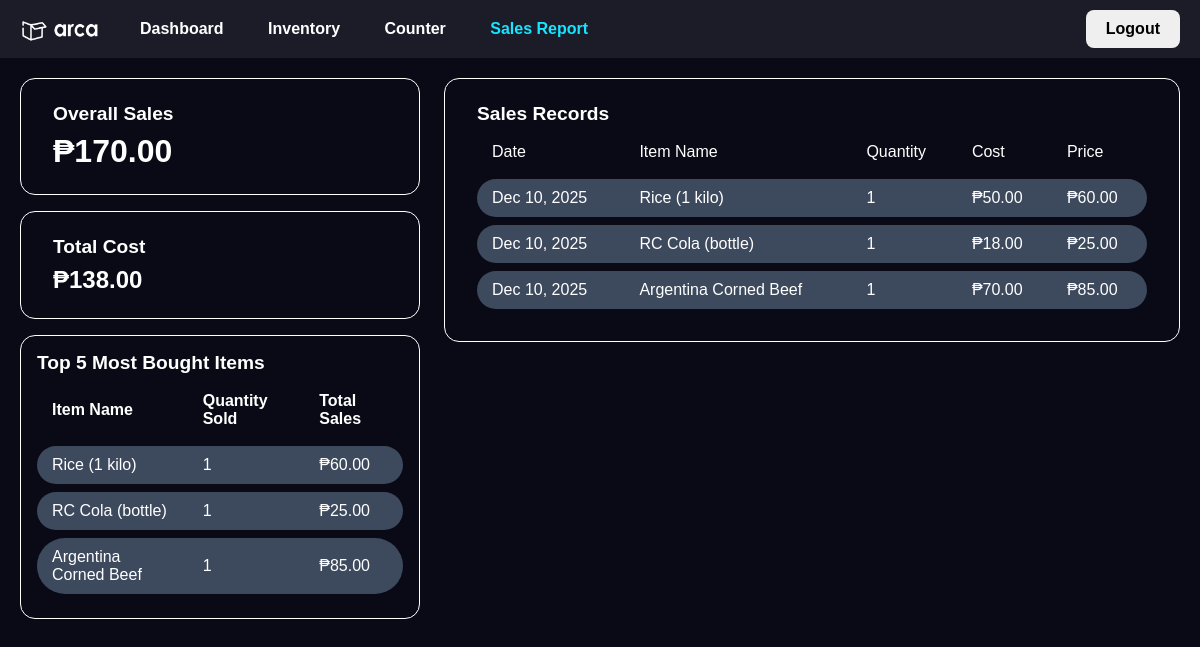
/client/pages/sales.php (signed in), run on the app's committed database.
### tables this page shows
CREATE TABLE `sales` (
  `sale_id` int(11) NOT NULL,
  `sale_date` date NOT NULL,
  `total_sales` decimal(10,2) NOT NULL,
  `total_items` int(11) NOT NULL,
  `total_cost` decimal(10,2) NOT NULL,
  `user_id_fk` int(11) NOT NULL,
  `item_name` varchar(256) NOT NULL
);

### server/utils/sanitize.php (called while the page is built, shortened)
<?php
function sanitize_int(mixed $value): int|false {
    $filtered = filter_var($value, FILTER_VALIDATE_INT);
    return $filtered !== false ? (int)$filtered : false;
}

### server/queries/sales_queries.php (called while the page is built, shortened)
<?php
function get_sales_totals(mysqli $conn, int $user_id): array {
    $stmt = $conn->prepare("
        SELECT
            COALESCE(SUM(total_sales), 0) AS total_sales,
            COALESCE(SUM(total_cost), 0)  AS total_cost
        FROM sales
        WHERE user_id_fk = ?
    ");
    $stmt->bind_param("i", $user_id);
    $stmt->execute();
    $result = $stmt->get_result()->fetch_assoc();
    return $result ?? ['total_sales' => 0, 'total_cost' => 0];
}
function get_top_items(mysqli $conn, int $user_id): array {
    $stmt = $conn->prepare("
        SELECT
            item_name,
            SUM(total_items) AS total_items,
            SUM(total_cost)  AS total_cost,
            SUM(total_sales) AS total_sales
        FROM sales
        WHERE user_id_fk = ?
        GROUP BY item_name
        ORDER BY total_items DESC
        LIMIT 5
    ");
    $stmt->bind_param("i", $user_id);
    $stmt->execute();
    $rows = $stmt->get_result()->fetch_all(MYSQLI_ASSOC);
    return $rows;
}
function get_sales_records(mysqli $conn, int $user_id): array {
    $stmt = $conn->prepare("
        SELECT sale_date, item_name, total_sales, total_cost, total_items
        FROM sales
        WHERE user_id_fk = ?
        ORDER BY sale_date DESC
    ");
    $stmt->bind_param("i", $user_id);
    $stmt->execute();
    $rows = $stmt->get_result()->fetch_all(MYSQLI_ASSOC);
    return $rows;
}

### client/pages/sales.php (the view, shortened to what this page needs)
<?php
require_once __DIR__ . '/../../config/connect.php';
require_once __DIR__ . '/../../server/utils/sanitize.php';
require_once __DIR__ . '/../../server/queries/sales_queries.php';
$user_id = sanitize_int($_SESSION['user_id']);
$totals       = get_sales_totals($conn, $user_id);
$top_items    = get_top_items($conn, $user_id);
$sales_records = get_sales_records($conn, $user_id);
?>
<!DOCTYPE html>
<html lang="en">
<head>
    <link rel="stylesheet" href="../assets/css/sales.css">
</head>
<body>
<header>
    <div class="left">
        <div class="logo"><img src="../assets/img/arca.png" alt="Arca Logo"></div>
        <nav>
            <a href="dashboard.php">Dashboard</a>
            <a href="inventory.php">Inventory</a>
            <a href="counter.php">Counter</a>
            <a href="sales.php" class="active">Sales Report</a>
        </nav>
    </div>
    <div class="logout">
        <form action="../../server/auth/logout.php" method="post">
            <button type="submit">Logout</button>
        </form>
    </div>
</header>
<div class="dashboard-container">
    <div class="left_box">
        <div class="card overall-sales">
            <p>Overall Sales</p>
            <h1>₱<?= number_format($totals['total_sales'], 2) ?></h1>
        </div>
        <div class="card cost">
            <p>Total Cost</p>
            <h2>₱<?= number_format($totals['total_cost'], 2) ?></h2>
        </div>
        <div class="card most-bought">
            <p>Top 5 Most Bought Items</p>
            <table>
                <thead>
                    <tr>
                        <th>Item Name</th>
                        <th>Quantity Sold</th>
                        <th>Total Sales</th>
                    </tr>
                </thead>
                <tbody>
                    <?php foreach ($top_items as $item): ?>
                    <tr>
                        <td><?= htmlspecialchars($item['item_name'], ENT_QUOTES, 'UTF-8') ?></td>
                        <td><?= (int)$item['total_items'] ?></td>
                        <td>₱<?= number_format($item['total_sales'], 2) ?></td>
                    </tr>
                    <?php endforeach; ?>
                </tbody>
            </table>
        </div>
    </div>
    <div class="right">
        <div class="card sales-table">
            <p>Sales Records</p>
            <table>
                <thead>
                    <tr>
                        <th>Date</th>
                        <th>Item Name</th>
                        <th>Quantity</th>
                        <th>Cost</th>
                        <th>Price</th>
                    </tr>
                </thead>
                <tbody>
                    <?php foreach ($sales_records as $sale): ?>
                    <tr>
                        <td><?= date('M d, Y', strtotime($sale['sale_date'])) ?></td>
                        <td><?= htmlspecialchars($sale['item_name'], ENT_QUOTES, 'UTF-8') ?></td>
                        <td><?= (int)$sale['total_items'] ?></td>
                        <td>₱<?= number_format($sale['total_cost'], 2) ?></td>
                        <td>₱<?= number_format($sale['total_sales'], 2) ?></td>
                    </tr>
                    <?php endforeach; ?>
                </tbody>
            </table>
        </div>
    </div>
</div>
</body>
</html>

### client/assets/css/sales.css (style rules this page uses)
* { margin: 0; padding: 0; box-sizing: border-box; font-family: sans-serif; }
body { background: #0A0A16; color: #fff; padding: 0; }
header { width: 100%; background: #1c1c29; padding: 10px 20px; display: flex; justify-content: space-between; align-items: center; margin-bottom: 20px; }
header .left { display: flex; align-items: center; gap: 20px; color: #000; }
header nav a { margin-left: 20px; text-decoration: none; color: #000; font-size: 1rem; }
.logout { display: inline; margin-left: 20px; }
.logout button { display: inline; text-decoration: none; color: #000; font-size: 1rem; cursor: pointer; }
header .logo img { margin-top: 10%; width: 80px; height: auto; }
.dashboard-container { display: flex; gap: 1.5rem; margin: 20px; }
.left_box { width: 400px; display: flex; flex-direction: column; gap: 1rem; }
.right { flex: 1; }
.card { color: #fff; padding: 1.5rem 2rem; border-radius: 15px; border: 1.5px solid rgb(255, 255, 255); }
.card h1, .card h2, .card h3 { margin-top: 0.5rem; }
.card p { font-weight: bold; font-size: 1.2rem; }
.sales-table table { border-collapse: separate; border-spacing: 0 8px; width: 100%; min-width: 500px; }
.sales-table th, .sales-table td { padding: 10px 15px; text-align: left; color: #fff; }
.sales-table th { font-weight: normal; }
.sales-table td { background: #3d495d; }
.sales-table td:first-child { border-top-left-radius: 50px; border-bottom-left-radius: 50px; }
.sales-table td:last-child { border-top-right-radius: 50px; border-bottom-right-radius: 50px; }
.most-bought { max-height: 350px; overflow-y: auto; padding: 1rem; }
.most-bought table { width: 100%; border-collapse: separate; border-spacing: 0 8px; }
.most-bought th, .most-bought td { padding: 10px 15px; text-align: left; color: #fff; }
.most-bought td { background: #3d495d; }
.most-bought td:first-child { border-top-left-radius: 50px; border-bottom-left-radius: 50px; }
.most-bought td:last-child { border-top-right-radius: 50px; border-bottom-right-radius: 50px; }
button { padding: 10px 20px; border-radius: 8px; border: none; cursor: pointer; font-weight: bold; font-size: 14px; transition: 0.2s; }
header nav a { color: #fff; text-decoration: none; margin-right: 20px; font-weight: bold; }
header { color: #333454; }
header nav a.active { color: #17e4ff; font-weight: bolder; }

### data on the page
sales: sale_date "Dec 10, 2025", item_name "Rice (1 kilo)", total_items "1", total_cost "50.00", total_sales "60.00"
sales: sale_date "Dec 10, 2025", item_name "RC Cola (bottle)", total_items "1", total_cost "18.00", total_sales "25.00"
sales: sale_date "Dec 10, 2025", item_name "Argentina Corned Beef", total_items "1", total_cost "70.00", total_sales "85.00"

### other printed values
$totals['total_sales'] "170.00"
$totals['total_cost'] "138.00"
$item['item_name'] "Rice (1 kilo)"
$item['total_items'] "1"
$item['total_sales'] "60.00"
$item['item_name'] "RC Cola (bottle)"
$item['total_sales'] "25.00"
$item['item_name'] "Argentina Corned Beef"
$item['total_sales'] "85.00"
